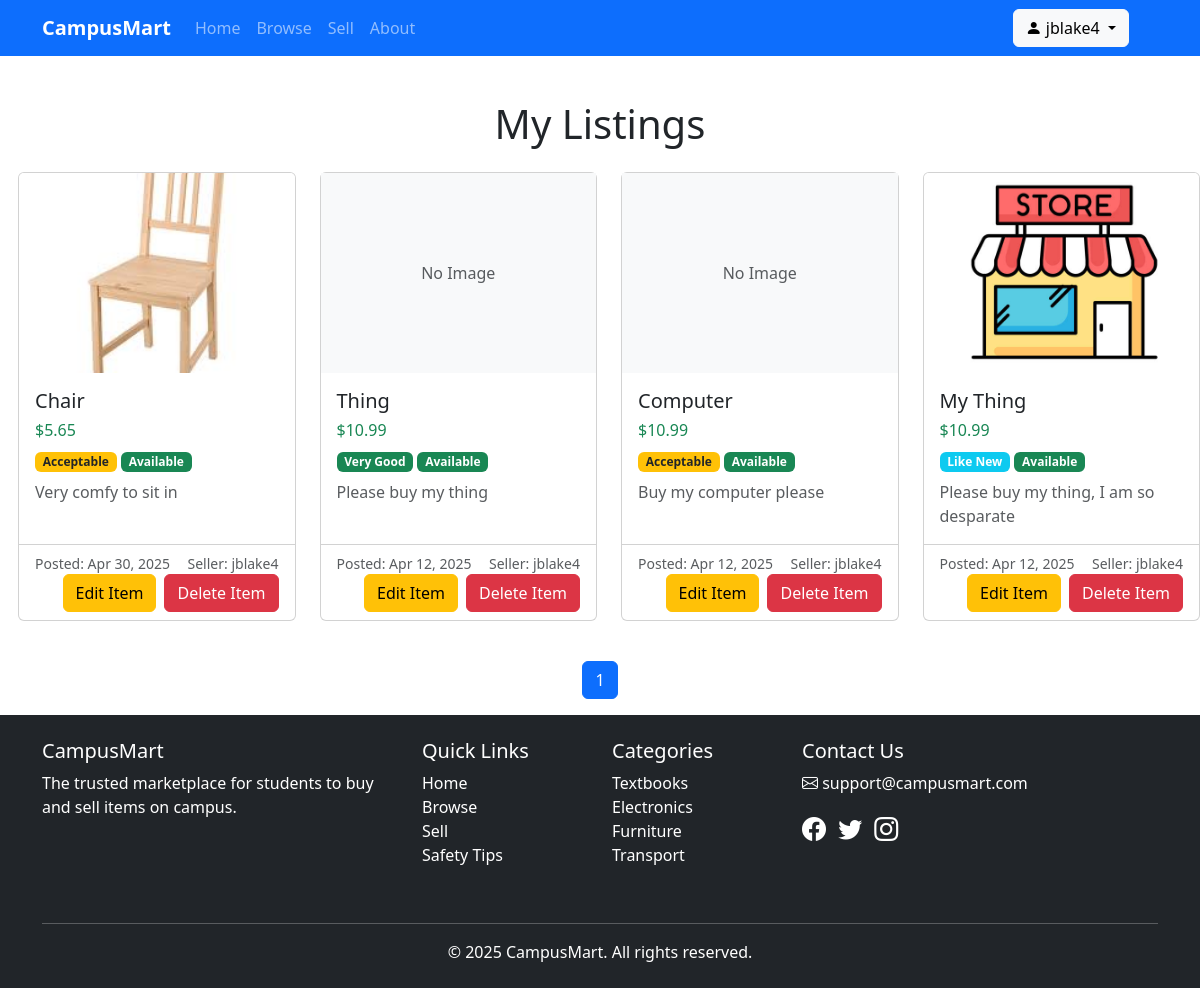
The app's page /my-listings (signed in), older data.
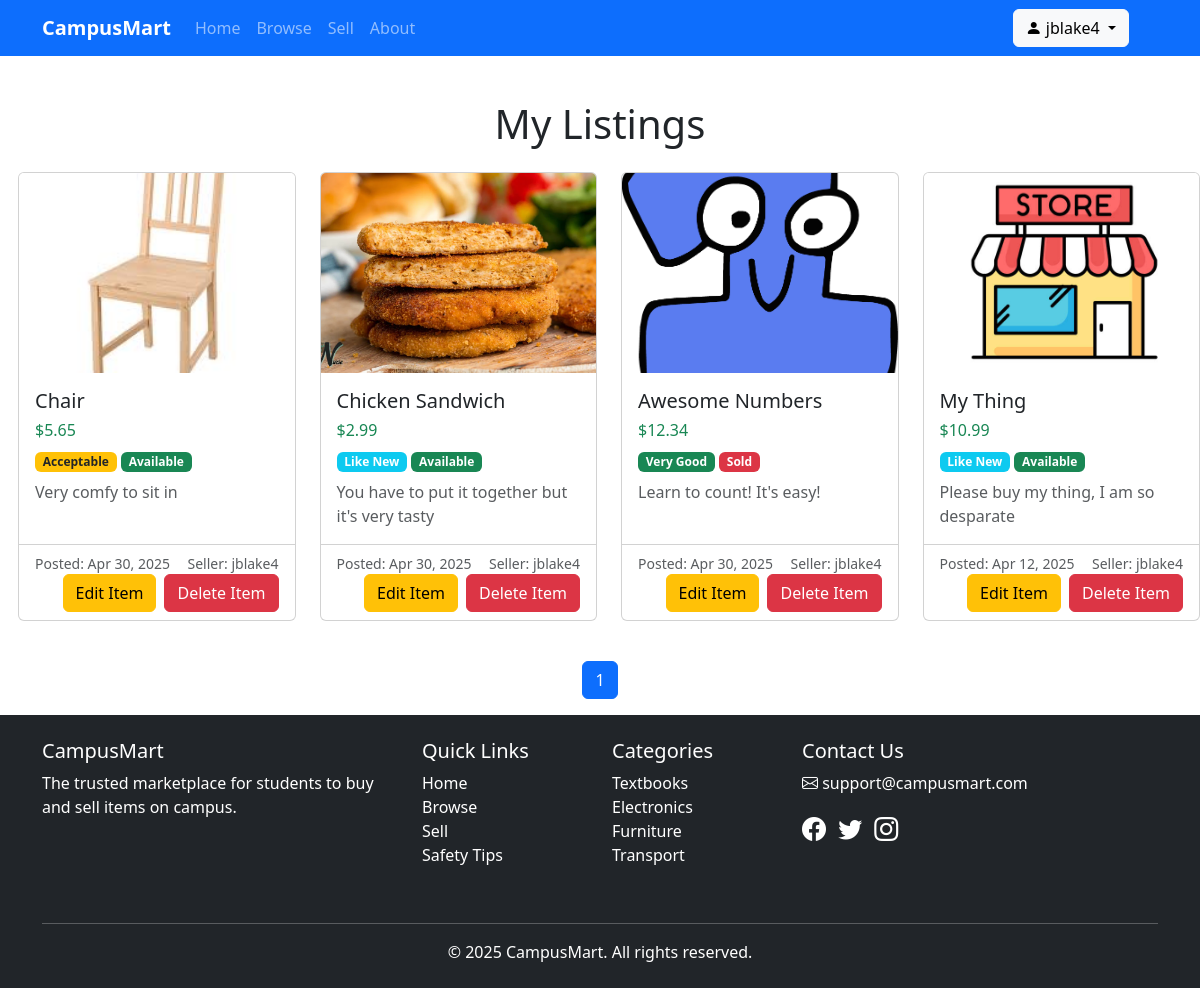
The same page, newer data.
### campusmart/models.py (models this page shows, shortened)
class User(models.Model):
    name = models.CharField(max_length=200)
    username = models.CharField(max_length=200, unique=True)
    password = models.TextField()
    email = models.EmailField(max_length=200, unique=True)
    extra_listings_remaining = models.IntegerField(default=0)

class Listing(models.Model):
    conditionChoices = [
        ("N", "New"),
        ("L" , "Like New"),
        ("V" , "Very Good"),
        ("G" , "Good"),
        ("A" , "Acceptable"),
        ("F" , "Fair"),
        ("P" , "Poor")
    ]
    title = models.CharField(max_length=200)
    description = models.CharField(max_length=4000)
    price = models.DecimalField(decimal_places=2, max_digits=9)
    condition = models.CharField(max_length=1, choices=conditionChoices, default="G")
    available_status = models.BooleanField(default=True)
    date = models.DateField(default=timezone.now)
    primary_photo = models.ImageField(upload_to='')
    seller = models.ForeignKey(User, on_delete=models.CASCADE)

### campusmart/views.py (the view)
# urls.py: path('my-listings', views.my_listings, name='my_listings'),
def my_listings(request):
    if 'user' not in request.session: #redirect to login if not logged in
        return redirect('campusmart:login')
    username = request.session['user']
    user = User.objects.get(username=username)
    my_listings = Listing.objects.all().filter(seller=user).order_by('-date')
    paginator = Paginator(my_listings, 20)
    page = request.GET.get('page')
    try:
        filtered_listings = paginator.page(page)
    except PageNotAnInteger:
        filtered_listings = paginator.page(1)
    except EmptyPage:
        filtered_listings = paginator.page(paginator.num_pages)
    context = {'filtered_listings':filtered_listings,}
    return render(request, 'campusmart/my_listings.html', context)

### campusmart/templates/campusmart/my_listings.html (shortened to what this page needs)
{% extends "./base_page.html" %}
{% block content %}
<br>
<h1 class="mb-4 text-center" style="padding-top:20px">My Listings</h1>
<div class="row" style="margin-left:0.5%;">
    {% for listing in filtered_listings %}
    <div class="col-md-3 mb-3">
        <div class="card h-100">
            <div class="card-img-top-container" style="height: 200px; overflow: hidden;">
                {% if listing.primary_photo %}
                <img src="{{ listing.primary_photo.url }}" class="card-img-top img-fluid" alt="{{ listing.title }}" style="object-fit: cover; height: 100%; width: 100%;">
                {% else %}
                <div class="d-flex align-items-center justify-content-center bg-light" style="height: 100%;">
                    <span class="text-muted">No Image</span>
                </div>
                {% endif %}
            </div>
            <div class="card-body">
                <h5 class="card-title">{{ listing.title }}</h5>
                <h6 class="text-success mb-2">${{ listing.price }}</h6>
                <div class="mb-2">
                    <span class="badge
                        {% if listing.condition == 'N' %}bg-primary
                        {% elif listing.condition == 'L' %}bg-info
                        {% elif listing.condition == 'V' %}bg-success
                        {% elif listing.condition == 'G' %}bg-secondary
                        {% elif listing.condition == 'A' %}bg-warning text-dark
                        {% elif listing.condition == 'F' %}bg-orange text-white
                        {% else %}bg-dark text-white{% endif %}">
                        {{ listing.get_condition_display }}
                    </span>
                    {% if listing.available_status %}
                    <span class="badge bg-success">Available</span>
                    {% else %}
                    <span class="badge bg-danger">Sold</span>
                    {% endif %}
                </div>
                <p class="card-text text-muted">
                    {{ listing.description|truncatechars:100 }}
                </p>
            </div>
            <div class="card-footer bg-transparent">
                <div class="d-flex justify-content-between align-items-center">
                    <small class="text-muted">Posted: {{ listing.date|date:"M d, Y" }}</small>
                    <small class="text-muted">Seller: {{ listing.seller.username }}</small>
                </div>
                <div class="d-flex justify-content-end">
                    <a href="{% url 'campusmart:edit_listing' listing.id %}" class="btn btn-warning me-2">Edit Item</a>
                    <a href="{% url 'campusmart:delete_listing' listing.id %}" class="btn btn-danger">Delete Item</a>
                </div>
            </div>
        </div>
    </div>
    {% empty %}
    <div class="col-12">
        <div class="alert alert-info">No listings available.</div>
    </div>
    {% endfor %}
</div>
<nav aria-label="Page navigation">
    <ul class="pagination justify-content-center mt-4">
        {% for num in filtered_listings.paginator.page_range %}
            {% if filtered_listings.number == num %}
            <li class="page-item active"><a class="page-link" href="#">{{ num }}</a></li>
            {% elif num > filtered_listings.number|add:'-3' and num < filtered_listings.number|add:'3' %}
            <li class="page-item"><a class="page-link" href="?page={{ num }}">{{ num }}</a></li>
            {% endif %}
        {% endfor %}
    </ul>
</nav>
{% endblock %}

### campusmart/templates/campusmart/base_page.html (shortened to what this page needs)
<!DOCTYPE html>
<html lang="en">
<head>
    <link href="https://cdn.jsdelivr.net/npm/bootstrap@5.3.2/dist/css/bootstrap.min.css" rel="stylesheet">
    <link rel="stylesheet" href="https://cdn.jsdelivr.net/npm/bootstrap-icons@1.11.1/font/bootstrap-icons.css">
</head>
<body>
    <nav class="navbar navbar-expand-lg navbar-dark bg-primary sticky-top">
        <div class="container">
            <a class="navbar-brand" href="{% url 'campusmart:home' %}">CampusMart</a>
            <div class="collapse navbar-collapse" id="navbarNav">
                <ul class="navbar-nav me-auto">
                    <li class="nav-item">
                        <a id="homeTab" class="nav-link active" href="{% url 'campusmart:home' %}">Home</a>
                    </li>
                    <li class="nav-item">
                        <a id="listTab" class="nav-link" href="{% url 'campusmart:listings' %}">Browse</a>
                    </li>
                    <li class="nav-item">
                        <a id="sellTab" class="nav-link" href="{% url 'campusmart:create_listing' %}">Sell</a>
                    </li>
                    <li class="nav-item">
                        <a id="aboutTab" class="nav-link" href="#">About</a>
                    </li>
                </ul>
                <div class="d-flex" style="margin-right:3%;">
                    {% if request.session.user %}
                        <div class="dropdown">
                            <button class="btn btn-light dropdown-toggle" type="button" id="userDropdown" data-bs-toggle="dropdown">
                                <i class="bi bi-person-fill"></i> {{ request.session.user }}
                            </button>
                        </div>
                    {% else %}
                        <a href="{% url 'campusmart:login' %}" class="btn btn-outline-light">
                            <i class="bi bi-box-arrow-in-right"></i> Login/Signup
                        </a>
                    {% endif %}
                </div>
            </div>
        </div>
    </nav>
    {% block content %}{% endblock %}
    <footer class="bg-dark text-white py-4">
        <div class="container">
            <div class="row">
                <div class="col-md-4 mb-4">
                    <h5>CampusMart</h5>
                    <p>The trusted marketplace for students to buy and sell items on campus.</p>
                </div>
                <div class="col-md-2 mb-4">
                    <h5>Quick Links</h5>
                    <ul class="list-unstyled">
                        <li><a href="{% url 'campusmart:home' %}" class="text-white text-decoration-none">Home</a></li>
                        <li><a href="{% url 'campusmart:listings' %}" class="text-white text-decoration-none">Browse</a></li>
                        <li><a href="{% url 'campusmart:create_listing' %}" class="text-white text-decoration-none">Sell</a></li>
                        <li><a href="#" class="text-white text-decoration-none">Safety Tips</a></li>
                    </ul>
                </div>
                <div class="col-md-2 mb-4">
                    <h5>Categories</h5>
                    <ul class="list-unstyled">
                        <li><a href="#" class="text-white text-decoration-none">Textbooks</a></li>
                        <li><a href="#" class="text-white text-decoration-none">Electronics</a></li>
                        <li><a href="#" class="text-white text-decoration-none">Furniture</a></li>
                        <li><a href="#" class="text-white text-decoration-none">Transport</a></li>
                    </ul>
                </div>
                <div class="col-md-4 mb-4">
                    <h5>Contact Us</h5>
                    <p><i class="bi bi-envelope"></i> support@campusmart.com</p>
                    <div class="mt-3">
                        <a href="#" class="text-white me-2"><i class="bi bi-facebook fs-4"></i></a>
                        <a href="#" class="text-white me-2"><i class="bi bi-twitter fs-4"></i></a>
                        <a href="#" class="text-white me-2"><i class="bi bi-instagram fs-4"></i></a>
                    </div>
                </div>
            </div>
            <hr>
            <div class="text-center">
                <p class="mb-0">&copy; 2025 CampusMart. All rights reserved.</p>
            </div>
        </div>
    </footer>
</body>
</html>

### campusmart/templates/campusmart/base_page.html (style rules this page uses)
.navbar-brand { font-weight: 700; }

### campusmart/templates/campusmart/my_listings.html (style rules this page uses)
.card { transition: transform 0.2s, box-shadow 0.2s; }

Row changes from the older to the newer data that the page shows:
removed Listing: primary_photo "No Image", title "Thing", price "10.99", condition "Very Good", available_status "Available", description "Please buy my thing", date "Apr 12, 2025", seller.username "jblake4"
removed Listing: primary_photo "No Image", title "Computer", price "10.99", condition "Acceptable", available_status "Available", description "Buy my computer please", date "Apr 12, 2025", seller.username "jblake4"
added Listing: primary_photo (picture), title "Chicken Sandwich", price "2.99", condition "Like New", available_status "Available", description "You have to put it together but it's very tasty", date "Apr 30, 2025", seller.username "jblake4"
added Listing: primary_photo (picture), title "Awesome Numbers", price "12.34", condition "Very Good", available_status "Sold", description "Learn to count! It's easy!", date "Apr 30, 2025", seller.username "jblake4"
